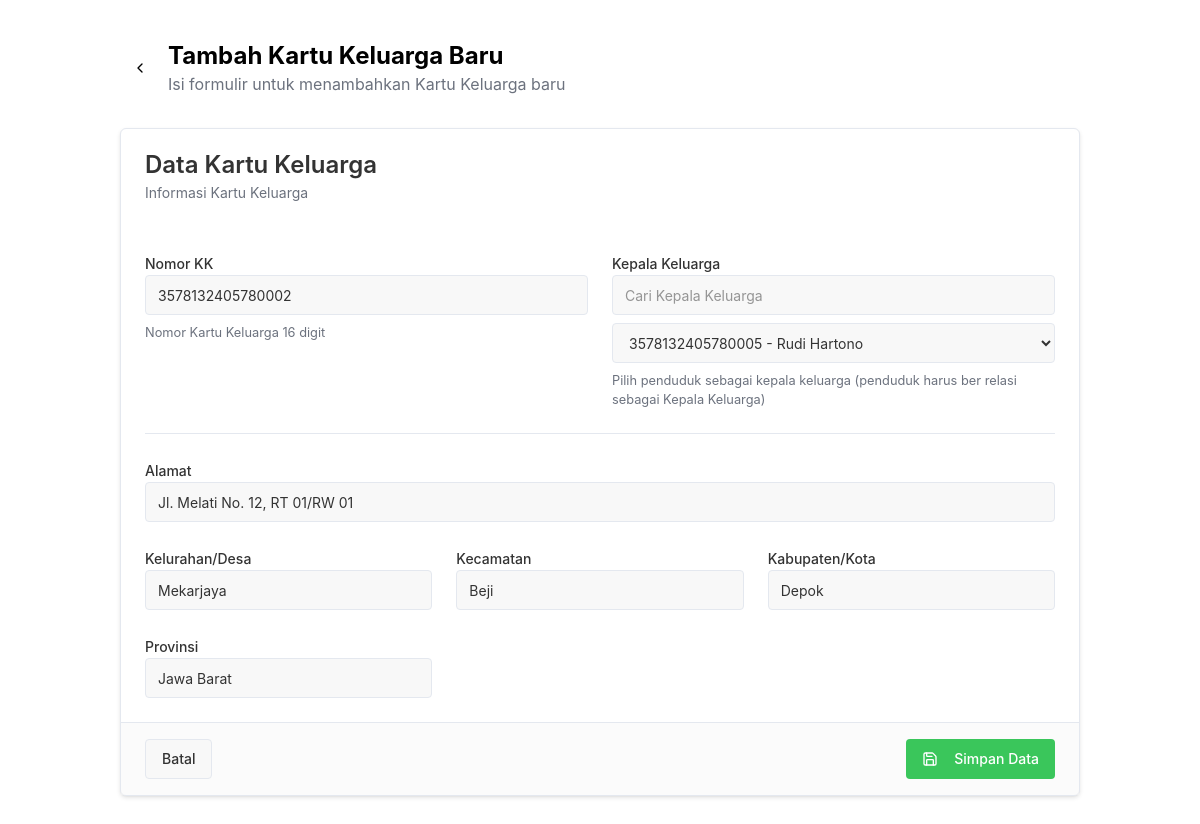
Page /petugas/fc-form.php?id=2 on the committed database.
### tables this page shows
CREATE TABLE `family_cards` (
  `id` bigint NOT NULL,
  `kk_number` char(16) NOT NULL,
  `head_id` bigint DEFAULT NULL,
  `address` text,
  `subdistrict` varchar(100) DEFAULT NULL,
  `district` varchar(100) DEFAULT NULL,
  `city` varchar(100) DEFAULT NULL,
  `province` varchar(100) DEFAULT NULL
);

CREATE TABLE `residents` (
  `id` bigint NOT NULL,
  `nik` char(16) NOT NULL,
  `password` varchar(255) DEFAULT NULL,
  `full_name` varchar(100) NOT NULL,
  `birth_date` date DEFAULT NULL,
  `birth_place` varchar(100) DEFAULT NULL,
  `family_card_id` bigint DEFAULT NULL,
  `relation` enum('Kepala Keluarga','Istri','Anak','Lainnya') NOT NULL,
  `gender` enum('L','P') NOT NULL,
  `father_id` bigint DEFAULT NULL,
  `mother_id` bigint DEFAULT NULL
);

### petugas/fc-form.php (the view, shortened to what this page needs)
<?php
include '../utils/conn.php';
if (isset($_GET['id'])) {
    $stmt = $conn->prepare("SELECT kk_number, head_id, address, subdistrict, district, city, province  FROM family_cards WHERE id = ? LIMIT 1");
    $stmt->bind_param("s", $_GET['id']);
    $stmt->execute();
    $result = $stmt->get_result();
    $data = $result->fetch_assoc();
}
include '../layout/header.php';
?>
<div class="container py-10">
    <div class="flex items-center mb-8">
        <a href="/petugas/keluarga" class="inline-flex items-center justify-center gap-2 whitespace-nowrap rounded-md text-sm font-medium ring-offset-background transition-colors focus-visible:outline-none focus-visible:ring-2 focus-visible:ring-ring focus-visible:ring-offset-2 disabled:pointer-events-none disabled:opacity-50 [&amp;_svg]:pointer-events-none [&amp;_svg]:size-4 [&amp;_svg]:shrink-0 hover:bg-accent hover:text-accent-foreground h-10 w-10 mr-2">
            <svg xmlns="http://www.w3.org/2000/svg" width="24" height="24" viewBox="0 0 24 24" fill="none" stroke="currentColor" stroke-width="2" stroke-linecap="round" stroke-linejoin="round" class="lucide lucide-chevron-left h-5 w-5">
                <path d="m15 18-6-6 6-6">
                </path>
            </svg>
        </a>
        <div>
            <h1 class="text-2xl font-bold">Tambah Kartu Keluarga Baru</h1>
            <p class="text-muted-foreground">Isi formulir untuk menambahkan Kartu Keluarga baru</p>
        </div>
    </div>
    <form class="space-y-8" method="post">
        <div class="rounded-lg border bg-card text-card-foreground shadow-sm" data-v0-t="card">
            <div class="flex flex-col space-y-1.5 p-6 bg-admin-50">
                <h3 class="text-2xl font-semibold leading-none tracking-tight">Data Kartu Keluarga</h3>
                <p class="text-sm text-muted-foreground">Informasi Kartu Keluarga</p>
            </div>
            <div class="p-6 pt-6">
                <div class="grid gap-6 sm:grid-cols-2">
                    <div class="space-y-2">
                        <label class="text-sm font-medium leading-none peer-disabled:cursor-not-allowed peer-disabled:opacity-70" for="«r3»-form-item">Nomor KK</label>
                        <input value="<?=$data['kk_number'] ?? ''?>"
                        class="flex h-10 w-full rounded-md border border-input bg-background px-3 py-2 text-sm ring-offset-background file:border-0 file:bg-transparent file:text-sm file:font-medium file:text-foreground placeholder:text-muted-foreground focus-visible:outline-none focus-visible:ring-2 focus-visible:ring-ring focus-visible:ring-offset-2 disabled:cursor-not-allowed disabled:opacity-50" placeholder="Masukkan 16 digit Nomor KK" aria-describedby="«r3»-form-item-description" aria-invalid="false" id="«r3»-form-item" name="kk_number">
                        <p class="text-[0.8rem] text-muted-foreground" id="«r3»-form-item-description">Nomor Kartu Keluarga 16 digit</p>
                    </div>
                    <div class="space-y-2">
                        <label class="text-sm font-medium leading-none peer-disabled:cursor-not-allowed peer-disabled:opacity-70" for="«r4»-form-item">Kepala Keluarga</label>
                        <div class="flex flex-col gap-2">
                            <?php
                            $head_query = "SELECT id, nik, full_name FROM residents WHERE relation='Kepala Keluarga'";
                            $heads_result = $conn->query($head_query);
                            $selected_id = $data['head_id'] ?? '';
                            ?>
                            <input type="text" id="head_search" placeholder="Cari Kepala Keluarga" class="flex h-10 w-full rounded-md border border-input bg-background px-3 py-2 text-sm ring-offset-background focus-visible:outline-none focus-visible:ring-2 focus-visible:ring-ring focus-visible:ring-offset-2">
                            <select name="head_id" class="flex h-10 w-full rounded-md border border-input bg-background px-3 py-2 text-sm ring-offset-background file:border-0 file:bg-transparent file:text-sm file:font-medium placeholder:text-muted-foreground focus-visible:outline-none focus-visible:ring-2 focus-visible:ring-ring focus-visible:ring-offset-2 disabled:cursor-not-allowed disabled:opacity-50" id="head_select">
                                <?php while ($head = $heads_result->fetch_assoc()): ?>
                                    <option value="<?= $head['id'] ?>" <?= ($selected_id == $head['id']) ? 'selected' : '' ?>>
                                        <?= htmlspecialchars($head['nik'] . " - " . $head['full_name']) ?>
                                    </option>
                                <?php endwhile; ?>
                            </select>
                        </div>
                        <p class="text-[0.8rem] text-muted-foreground" id="«r4»-form-item-description">Pilih penduduk sebagai kepala keluarga (penduduk harus ber relasi sebagai Kepala Keluarga)</p>
                    </div>
                </div>
                <div data-orientation="horizontal" role="none" class="shrink-0 bg-border h-[1px] w-full my-6">
                </div>
                <div class="grid gap-6 sm:grid-cols-2 md:grid-cols-3">
                    <div class="space-y-2 sm:col-span-2 md:col-span-3">
                        <label class="text-sm font-medium leading-none peer-disabled:cursor-not-allowed peer-disabled:opacity-70" for="«r8»-form-item">Alamat</label>
                        <input class="flex h-10 w-full rounded-md border border-input bg-background px-3 py-2 text-sm ring-offset-background file:border-0 file:bg-transparent file:text-sm file:font-medium file:text-foreground placeholder:text-muted-foreground focus-visible:outline-none focus-visible:ring-2 focus-visible:ring-ring focus-visible:ring-offset-2 disabled:cursor-not-allowed disabled:opacity-50" placeholder="Masukkan alamat lengkap" aria-describedby="«r8»-form-item-description" aria-invalid="false" id="«r8»-form-item" value="<?=$data['address'] ?? ''?>" name="address">
                    </div>
                    <div class="space-y-2">
                        <label class="text-sm font-medium leading-none peer-disabled:cursor-not-allowed peer-disabled:opacity-70" for="«r9»-form-item">Kelurahan/Desa</label>
                        <input class="flex h-10 w-full rounded-md border border-input bg-background px-3 py-2 text-sm ring-offset-background file:border-0 file:bg-transparent file:text-sm file:font-medium file:text-foreground placeholder:text-muted-foreground focus-visible:outline-none focus-visible:ring-2 focus-visible:ring-ring focus-visible:ring-offset-2 disabled:cursor-not-allowed disabled:opacity-50" placeholder="Masukkan kelurahan/desa" aria-describedby="«r9»-form-item-description" aria-invalid="false" id="«r9»-form-item" value="<?=$data['subdistrict'] ?? ''?>" name="subdistrict">
                    </div>
                    <div class="space-y-2">
                        <label class="text-sm font-medium leading-none peer-disabled:cursor-not-allowed peer-disabled:opacity-70" for="«ra»-form-item">Kecamatan</label>
                        <input class="flex h-10 w-full rounded-md border border-input bg-background px-3 py-2 text-sm ring-offset-background file:border-0 file:bg-transparent file:text-sm file:font-medium file:text-foreground placeholder:text-muted-foreground focus-visible:outline-none focus-visible:ring-2 focus-visible:ring-ring focus-visible:ring-offset-2 disabled:cursor-not-allowed disabled:opacity-50" placeholder="Masukkan kecamatan" aria-describedby="«ra»-form-item-description" aria-invalid="false" id="«ra»-form-item" value="<?=$data['district'] ?? ''?>" name="district">
                    </div>
                    <div class="space-y-2">
                        <label class="text-sm font-medium leading-none peer-disabled:cursor-not-allowed peer-disabled:opacity-70" for="«rb»-form-item">Kabupaten/Kota</label>
                        <input class="flex h-10 w-full rounded-md border border-input bg-background px-3 py-2 text-sm ring-offset-background file:border-0 file:bg-transparent file:text-sm file:font-medium file:text-foreground placeholder:text-muted-foreground focus-visible:outline-none focus-visible:ring-2 focus-visible:ring-ring focus-visible:ring-offset-2 disabled:cursor-not-allowed disabled:opacity-50" placeholder="Masukkan kabupaten/kota" aria-describedby="«rb»-form-item-description" aria-invalid="false" id="«rb»-form-item" value="<?=$data['city'] ?? ''?>" name="city">
                    </div>
                    <div class="space-y-2">
                        <label class="text-sm font-medium leading-none peer-disabled:cursor-not-allowed peer-disabled:opacity-70" for="«rc»-form-item">Provinsi</label>
                        <input class="flex h-10 w-full rounded-md border border-input bg-background px-3 py-2 text-sm ring-offset-background file:border-0 file:bg-transparent file:text-sm file:font-medium file:text-foreground placeholder:text-muted-foreground focus-visible:outline-none focus-visible:ring-2 focus-visible:ring-ring focus-visible:ring-offset-2 disabled:cursor-not-allowed disabled:opacity-50" placeholder="Masukkan provinsi" aria-describedby="«rc»-form-item-description" aria-invalid="false" id="«rc»-form-item" value="<?=$data['province'] ?? ''?>" name="province">
                    </div>
                </div>
            </div>
            <div class="items-center p-6 flex justify-between border-t bg-muted/50 px-6 py-4">
                <a href="/petugas/keluarga" class="inline-flex items-center justify-center gap-2 whitespace-nowrap rounded-md text-sm font-medium ring-offset-background transition-colors focus-visible:outline-none focus-visible:ring-2 focus-visible:ring-ring focus-visible:ring-offset-2 disabled:pointer-events-none disabled:opacity-50 [&amp;_svg]:pointer-events-none [&amp;_svg]:size-4 [&amp;_svg]:shrink-0 border border-input bg-background hover:bg-accent hover:text-accent-foreground h-10 px-4 py-2" type="button">Batal</a>
                <button class="inline-flex items-center justify-center gap-2 whitespace-nowrap rounded-md text-sm font-medium ring-offset-background transition-colors focus-visible:outline-none focus-visible:ring-2 focus-visible:ring-ring focus-visible:ring-offset-2 disabled:pointer-events-none disabled:opacity-50 [&amp;_svg]:pointer-events-none [&amp;_svg]:size-4 [&amp;_svg]:shrink-0 bg-primary text-primary-foreground h-10 px-4 py-2 bg-admin hover:bg-admin-600" type="submit" >
                    Simpan Data</button>
            </div>
        </div>
    </form>
</div>

### rows in the picture
family_cards: kk_number "3578132405780002", head_id "3578132405780005 - Rudi Hartono", address "Jl. Melati No. 12, RT 01/RW 01", subdistrict "Mekarjaya", district "Beji", city "Depok", province "Jawa Barat"
